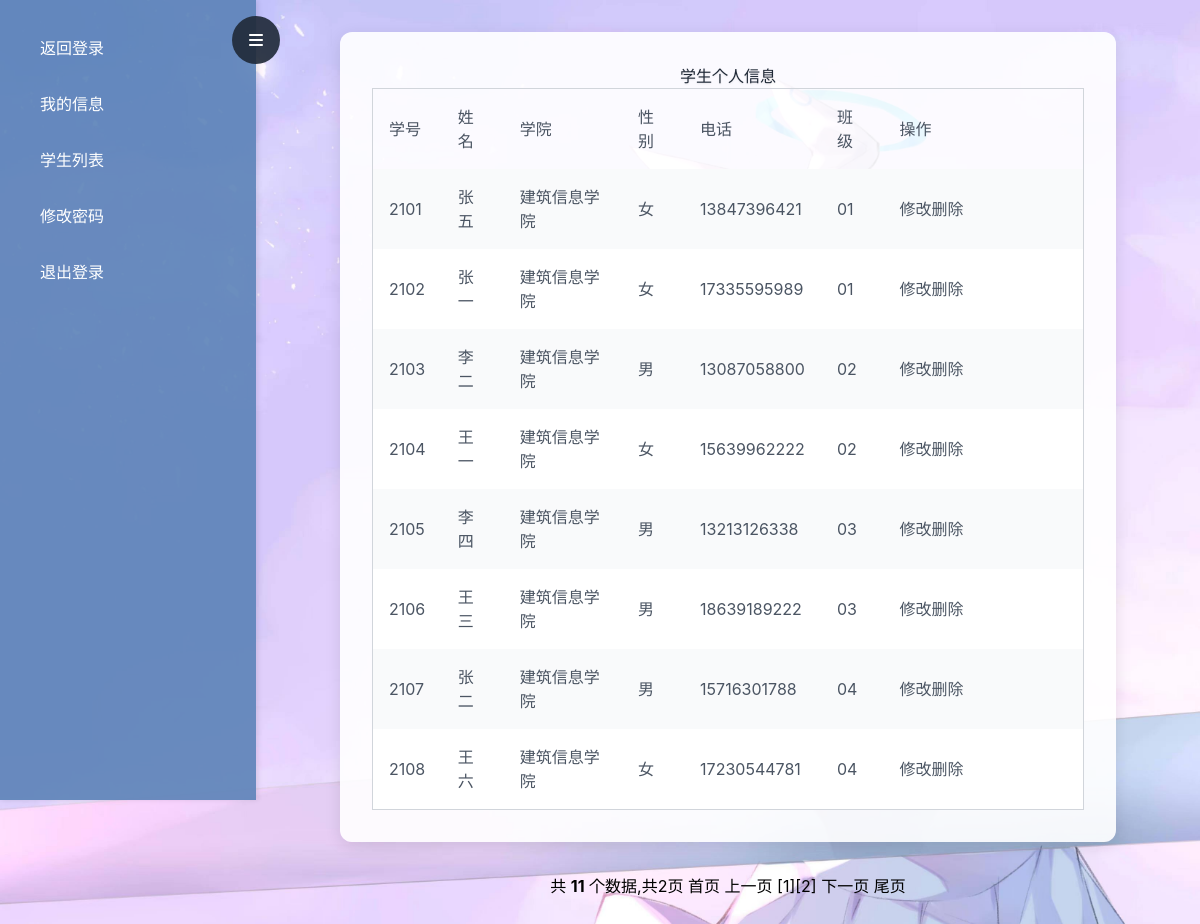
The app's page /stu/classmates.php (signed in) with its own data.
### tables this page shows
CREATE TABLE `studentinfo` (
  `xuehao` varchar(255) NOT NULL DEFAULT '',
  `username` varchar(255) DEFAULT NULL,
  `xueyuan` varchar(255) DEFAULT NULL,
  `sex` varchar(255) DEFAULT NULL,
  `classname` varchar(255) DEFAULT NULL,
  `phone` varchar(255) DEFAULT NULL,
  `password` varchar(255) DEFAULT NULL,
  PRIMARY KEY (`xuehao`) USING BTREE
);

### stu/classmates.php (the view, shortened to what this page needs)
<!DOCTYPE html>
<html>
<head>
    <script src="https://cdn.tailwindcss.com"></script>
    <link href="https://cdnjs.cloudflare.com/ajax/libs/font-awesome/6.7.2/css/all.min.css" rel="stylesheet">
</head>
<body class="flex">
    <?php
    include '../conn.php';
    ?>
    <div class="sidebar" id="sidebar">
        <button class="sidebar-toggle" id="sidebar-toggle">
            <i class="fa-solid fa-bars"></i>
        </button>
        <?php include 'navstu.php'; ?>
    </div>
    <div class="content" id="content">
        <div class="table-container">
            <h1>学生个人信息</h1>
            <table class="table-auto w-full border-collapse border border-gray-300">
                <tr>
                    <td>学号</td>
                    <td>姓名</td>
                    <td>学院</td>
                    <td>性别</td>
                    <td>电话</td>
                    <td>班级</td>
                    <td style="width:200px;">操作</td>
                </tr>
                <?php
                $rowCount = 0;
                $pageSize = 8;
                if (empty($_GET['pageNow'])) {
                    $pageNow = 1;
                } else {
                    $pageNow = $_GET['pageNow'];
                }
                $sql = "select count(xuehao) from studentinfo";
                $res1 = mysqli_query($db, $sql);
                if ($row1 = mysqli_fetch_row($res1)) {
                    $rowCount = $row1[0];
                }
                $pageCount = ceil($rowCount / $pageSize);
                $sql = "select * from studentinfo order by xuehao asc limit " . ($pageNow - 1) * $pageSize . ",$pageSize";
                $res = mysqli_query($db, $sql);
                while ($row = $res->fetch_array()) {
                    echo "<tr bgColor='#ffffff'>";
                    echo "<td>" . $row['xuehao'] . "</td>";
                    echo "<td>" . $row['username'] . "</td>";
                    echo "<td>" . $row['xueyuan'] . "</td>";
                    echo "<td>" . $row['sex'] . "</td>";
                    echo "<td>" . $row['phone'] . "</td>";
                    echo "<td>" . $row['classname'] . "</td>";
                    echo "<td>";
                    echo "<button class=\"layui-btn layui-btn-danger\" onclick=\"updateinfo(" . $row['xuehao'] . ")\">修改";
                    echo "<i class=\"layui-icon layui-icon-fonts-clear\" style=\"font-size: 10px; color: #fff;\"></i></button>";
                    echo "<button class=\"layui-btn layui-btn-danger\" onclick=\"deleteinfo(" . $row['xuehao'] . ")\">删除";
                    echo "<i class=\"layui-icon layui-icon-delete\" style=\"font-size: 15px; color: #fff;\"></i></button>";
                    echo "</td>";
                    echo "</tr>";
                }
                ?>
            </table>
        </div>
        <div align="center">
            共 <b><?php echo $rowCount ?></b> 个数据,共<?php echo $pageCount; ?>页
            <a href="<?php echo $_SERVER['PHP_SELF'] . "?pageNow=1" ?>">首页</a>
            <a href="<?php echo $_SERVER['PHP_SELF'] ?>?pageNow=<?php if ($pageNow > 1) echo $pageNow - 1; else echo $pageNow = 1; ?>">上一页</a>
            <?php
            for ($i = 1; $i <= $pageCount; $i++) {
                echo "<a href=" . $_SERVER['PHP_SELF'] . "?pageNow=$i" . ">[" . $i . "]</a>";
            }
            ?>
            <a href="<?php echo $_SERVER['PHP_SELF'] ?>?pageNow=<?PHP if ($pageNow < $pageCount - 1) echo $pageNow + 1; else echo $pageCount; ?>">下一页</a>
            <a href="<?php echo $_SERVER['PHP_SELF'] . "?pageNow={$pageCount}" ?>">尾页</a>
        </div>
    </div>
</body>
</html>

### stu/classmates.php (style rules this page uses)
body { background-image: url('../img/8.jpg'); background-size: cover; background-position: center; background-attachment: fixed; font-family: 'Inter', sans-serif; display: flex; justify-content: center; align-items: center; }
.sidebar { background-color: rgba(91, 130, 183, 0.9); box-shadow: 2px 0 5px rgba(0, 0, 0, 0.1); padding: 1.5rem; height: 100vh; position: fixed; left: 0; top: 0; width: 16rem; display: flex; flex-direction: column; justify-content: flex-start; transition: width 0.3s ease; }
.sidebar-toggle { position: absolute; right: -1.5rem; top: 1rem; background-color: rgba(31, 41, 55, 0.9); color: white; border: none; border-radius: 50%; width: 3rem; height: 3rem; cursor: pointer; transition: transform 0.3s ease; }
.content { display: flex; flex-direction: column; justify-content: center; align-items: center; width: 70%; margin-left: 16rem; padding: 2rem; transition: margin-left 0.3s ease; }
.table-container { background-color: rgba(255, 255, 255, 0.9); border-radius: 12px; box-shadow: 0 4px 16px rgba(0, 0, 0, 0.1); transition: transform 0.3s ease; padding: 2rem; margin-bottom: 2rem; width: 100%; }
td { color: #4b5563; padding: 1rem; }
tr:nth-child(even) td { background-color: #f9fafb; }
h1 { color: #1f2937; text-shadow: 0 1px 2px rgba(0, 0, 0, 0.1); font-size: 2rem; font-weight: bold; margin-bottom: 1.5rem; text-align: center; }

### records on screen
studentinfo: xuehao "2101", username "张五", xueyuan "建筑信息学院", sex "女", phone "13847396421", classname "01"
studentinfo: xuehao "2102", username "张一", xueyuan "建筑信息学院", sex "女", phone "17335595989", classname "01"
studentinfo: xuehao "2103", username "李二", xueyuan "建筑信息学院", sex "男", phone "13087058800", classname "02"
studentinfo: xuehao "2104", username "王一", xueyuan "建筑信息学院", sex "女", phone "15639962222", classname "02"
studentinfo: xuehao "2105", username "李四", xueyuan "建筑信息学院", sex "男", phone "13213126338", classname "03"
studentinfo: xuehao "2106", username "王三", xueyuan "建筑信息学院", sex "男", phone "18639189222", classname "03"
studentinfo: xuehao "2107", username "张二", xueyuan "建筑信息学院", sex "男", phone "15716301788", classname "04"
studentinfo: xuehao "2108", username "王六", xueyuan "建筑信息学院", sex "女", phone "17230544781", classname "04"

### other values on screen
$rowCount "11"
$pageCount "2"
